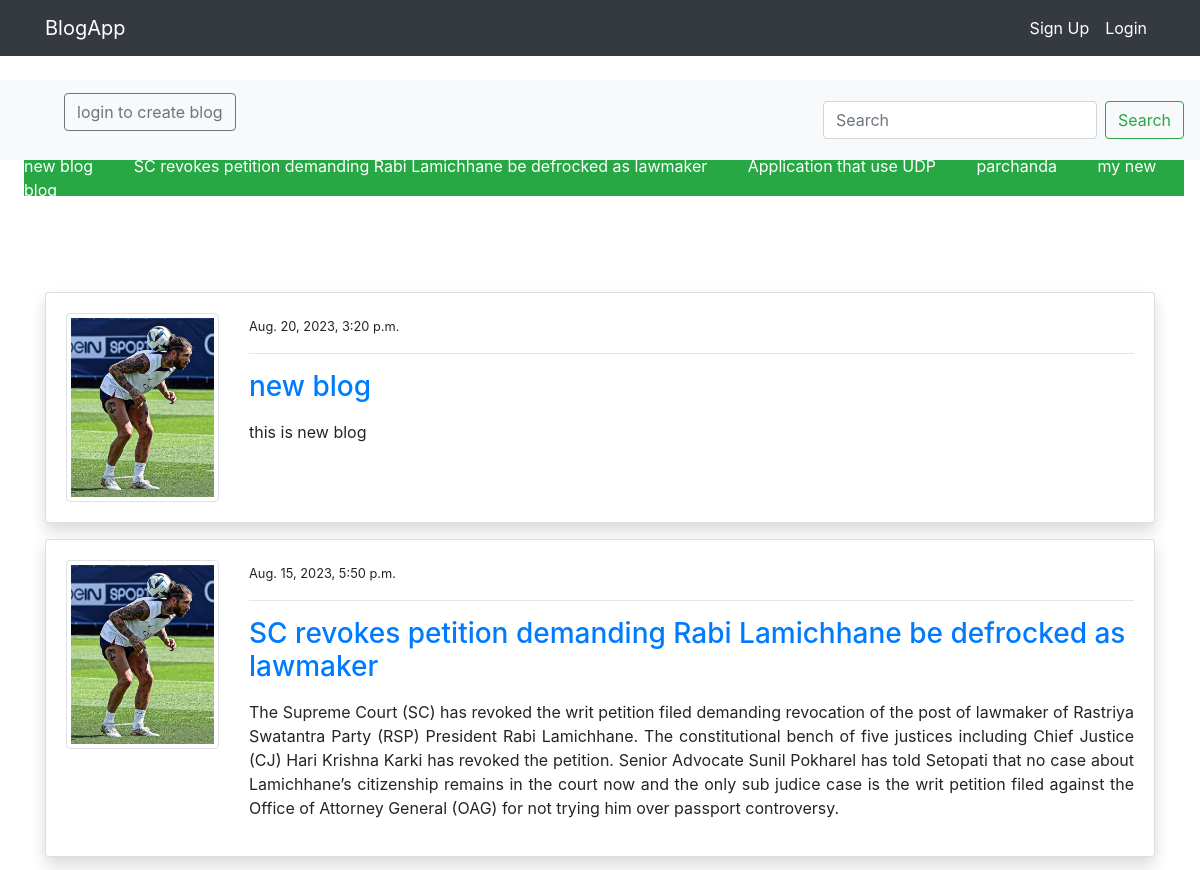
The app's page / (upper part), older data.
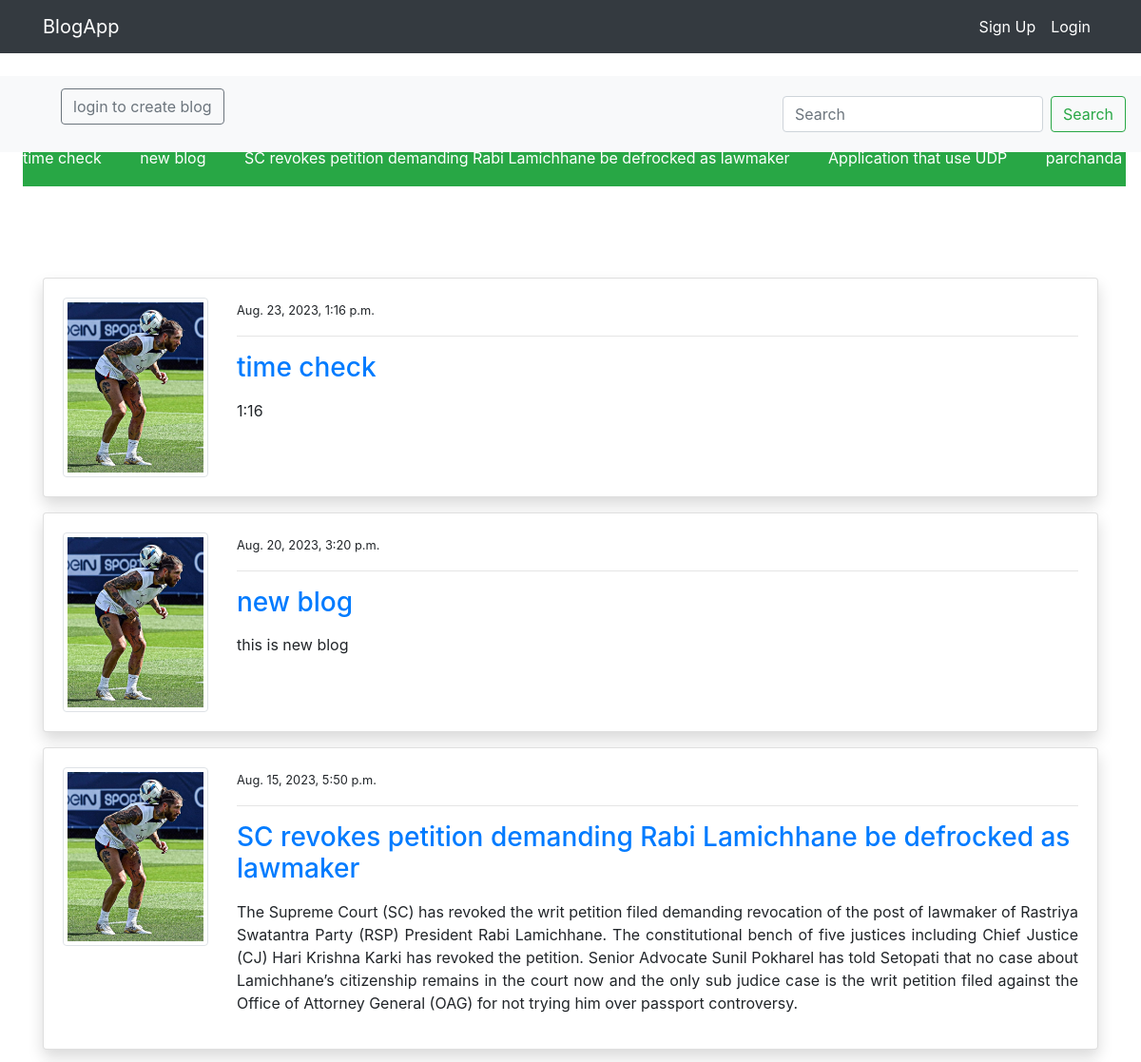
The same page, newer data.
### myblog/models.py (models this page shows, shortened)
class BlogModel(models.Model):
    title = models.CharField(max_length=100)
    content = models.TextField()
    author = models.ForeignKey(User,on_delete=models.CASCADE)
    date_created = models.DateTimeField(auto_now_add=True)
    class Meta:
        ordering = ('-date_created',)

### Accounts/models.py (models this page shows, shortened)
class AccountModel(models.Model):
    user = models.OneToOneField(User, on_delete=models.CASCADE)
    image=models.ImageField(default='default.png',upload_to='account' , validators=[FileExtensionValidator(['png','jpg','jpeg'])])

### myblog/views.py (the view)
# urls.py: path('',views.ShowBlogs, name='ShowBlogs'),
def ShowBlogs(request):
    postsM = BlogModel.objects.order_by('-date_created')[:5]
    posts = BlogModel.objects.all()
    if request.method == 'POST':
        form =  BlogModelForm(request.POST)
        if form.is_valid():
            instance = form.save(commit=False)
            instance.author = request.user
            instance.save()
            return redirect('ShowBlogs')
    else:
        form =  BlogModelForm()
    context = {
        'posts':posts,
        'form':form,
        'postsM':postsM
    }
    return render(request ,'blogs/index.html' , context)

### myblog/forms.py
class BlogModelForm(forms.ModelForm):
    content = forms.CharField(widget=forms.Textarea(attrs={'rows': 4}))
    class Meta:
        model = BlogModel
        fields = ('title','content')

### templates/blogs/index.html (shortened to what this page needs)
{% extends 'baseFiles/base.html' %}
{% load crispy_forms_tags %}
{% block content %}
      <br>
      <nav class="navbar navbar-light bg-light">
        <a class="navbar-brand">
          {% if request.user.is_authenticated %}
          <button type="button" class="btn btn-primary mt-5 ml-5" data-toggle="modal" data-target="#exampleModalLong">
            Create your Blog
          </button>
          {% else %}
          <p class=" ml-5 btn btn-outline-secondary ">login to create blog</p>
          {% endif %}
        </a>
        <form method="GET" action="/search" class="form-inline">
          <input name="search" id="search" class="form-control mr-sm-2" type="search" placeholder="Search"
            aria-label="Search">
          <button class="btn btn-outline-success my-2 my-sm-0" type="submit">Search</button>
        </form>
      </nav>
      <div style="height:3vw ;"  class="  d-flex justify-content-center align-items-center   ml-4 mr-3 bg-success text-white" >
        <marquee onmouseover="stop()" onmouseout="start()" >
          {% for post in postsM %}
          <a style="color: white;" href="{% url 'post_details' post.id %}">{{post.title}}</a> &nbsp; &nbsp; &nbsp; &nbsp;
          {% endfor %}
        </marquee>
      </div>
      <div class="container">
        <div class="row mt-5 pt-5">
          <div class="col-md-12">
            {% for post in posts %}
            <div class="card shadow mb-3 ">
              <div class="card-body">
                <div class="row">
                  <div class="col-md-2">
                    <small> <img class="img-thumbnail" src="{{post.author.accountmodel.image.url}}" alt="image1"></small>
                  </div>
                  <div class="col-md-10">
                    <small>{{post.date_created}} </small>
                    <hr>
                    <a href="{% url 'post_details' post.id %}" class="h3 text-decoration-none">{{post.title}}</a>
                    <p class="text-justify my-3">{{post.content}}</p>
                  </div>
                </div>
              </div>
            </div>
            {% endfor %}
          </div>
        </div>
      </div>
{% endblock %}

Row changes from the older to the newer data that the page shows:
no longer on this page (row unchanged): BlogModel: title "my new blog"
added BlogModel: title "time check", author.accountmodel.image (picture), date_created "Aug. 23, 2023, 1:16 p.m.", content "1:16"
